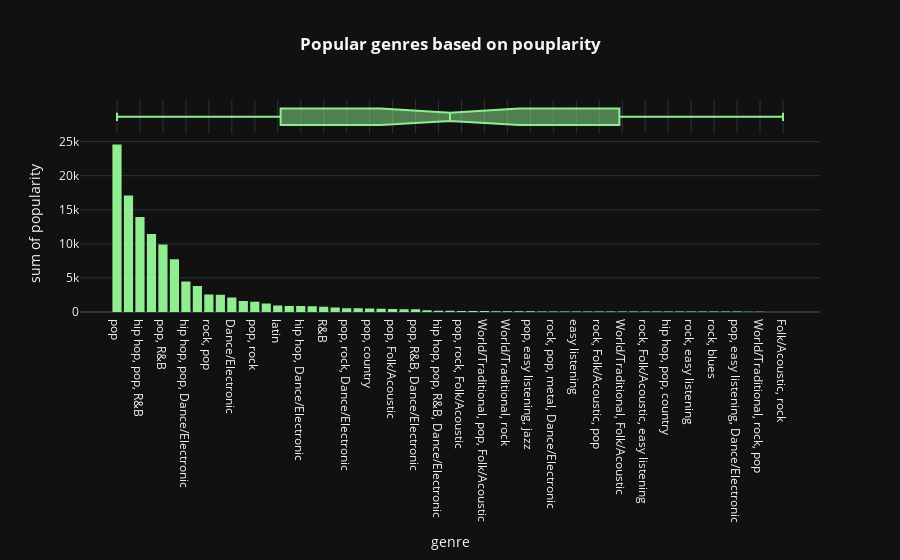

The code cell stored with this chart in its notebook:
### Code cell
fig=px.histogram(df.groupby('genre',as_index=False).sum().sort_values(by='popularity',ascending=False),x='genre',y='popularity',color_discrete_sequence=['lightgreen'],template='plotly_dark',marginal='box',title='<b>Popular genres based on pouplarity</b>')
fig.update_layout(title_x=0.5)

### Figure 1 — Plotly figure (JSON) as saved in the notebook; plotly's stock layout.template omitted (floating-point values rounded to 4 significant figures)
{"data": [{"bingroup": "x", "histfunc": "sum", "hovertemplate": "genre=%{x}<br>sum of popularity=%{y}<extra></extra>", "legendgroup": "", "marker": {"color": "lightgreen", "pattern": {"shape": ""}}, "name": "", "orientation": "v", "showlegend": false, "type": "histogram", "x": ["pop", "hip hop, pop", "hip hop, pop, R&B", "pop, Dance/Electronic", "pop, R&B", "hip hop", "hip hop, pop, Dance/Electronic", "rock", "rock, pop", "rock, metal", "Dance/Electronic", "pop, latin", "pop, rock", "set()", "latin", "hip hop, pop, latin", "hip hop, Dance/Electronic", "pop, rock, metal", "R&B", "metal", "pop, rock, Dance/Electronic", "hip hop, pop, rock", "pop, country", "country", "pop, Folk/Acoustic", "rock, pop, Dance/Electronic", "pop, R&B, Dance/Electronic", "rock, pop, metal", "hip hop, pop, R&B, Dance/Electronic", "hip hop, R&B", "pop, rock, Folk/Acoustic", "Folk/Acoustic, pop", "World/Traditional, pop, Folk/Acoustic", "rock, blues, latin", "World/Traditional, rock", "World/Traditional, hip hop", "pop, easy listening, jazz", "hip hop, pop, R&B, latin", "rock, pop, metal, Dance/Electronic", "hip hop, rock, pop", "easy listening", "hip hop, latin, Dance/Electronic", "rock, Folk/Acoustic, pop", "hip hop, country", "World/Traditional, Folk/Acoustic", "Folk/Acoustic, rock, pop", "rock, Folk/Acoustic, easy listening", "rock, classical", "hip hop, pop, country", "World/Traditional, pop", "rock, easy listening", "pop, R&B, easy listening", "rock, blues", "rock, R&B, Folk/Acoustic, pop", "pop, easy listening, Dance/Electronic", "rock, Dance/Electronic", "World/Traditional, rock, pop", "country, latin", "Folk/Acoustic, rock"], "xaxis": "x", "y": [24580, 17100, 13926, 11448, 9900, 7757, 4466, 3805, 2574, 2539, 2122, 1613, 1500, 1264, 936, 893, 889, 826, 786, 648, 559, 550, 527, 466, 424, 411, 404, 242, 193, 191, 158, 156, 135, 123, 120, 118, 115, 77, 76, 75, 72, 72, 71, 69, 69, 68, 65, 63, 62, 61, 60, 60, 59, 58, 58, 54, 35, 0, 0], "yaxis": "y"}, {"hovertemplate": "genre=%{x}<extra></extra>", "legendgroup": "", "marker": {"color": "lightgreen"}, "name": "", "notched": true, "showlegend": false, "type": "box", "x": ["pop", "hip hop, pop", "hip hop, pop, R&B", "pop, Dance/Electronic", "pop, R&B", "hip hop", "hip hop, pop, Dance/Electronic", "rock", "rock, pop", "rock, metal", "Dance/Electronic", "pop, latin", "pop, rock", "set()", "latin", "hip hop, pop, latin", "hip hop, Dance/Electronic", "pop, rock, metal", "R&B", "metal", "pop, rock, Dance/Electronic", "hip hop, pop, rock", "pop, country", "country", "pop, Folk/Acoustic", "rock, pop, Dance/Electronic", "pop, R&B, Dance/Electronic", "rock, pop, metal", "hip hop, pop, R&B, Dance/Electronic", "hip hop, R&B", "pop, rock, Folk/Acoustic", "Folk/Acoustic, pop", "World/Traditional, pop, Folk/Acoustic", "rock, blues, latin", "World/Traditional, rock", "World/Traditional, hip hop", "pop, easy listening, jazz", "hip hop, pop, R&B, latin", "rock, pop, metal, Dance/Electronic", "hip hop, rock, pop", "easy listening", "hip hop, latin, Dance/Electronic", "rock, Folk/Acoustic, pop", "hip hop, country", "World/Traditional, Folk/Acoustic", "Folk/Acoustic, rock, pop", "rock, Folk/Acoustic, easy listening", "rock, classical", "hip hop, pop, country", "World/Traditional, pop", "rock, easy listening", "pop, R&B, easy listening", "rock, blues", "rock, R&B, Folk/Acoustic, pop", "pop, easy listening, Dance/Electronic", "rock, Dance/Electronic", "World/Traditional, rock, pop", "country, latin", "Folk/Acoustic, rock"], "xaxis": "x2", "yaxis": "y2"}], "layout": {"barmode": "relative", "legend": {"tracegroupgap": 0}, "title": {"text": "<b>Popular genres based on pouplarity</b>", "x": 0.5}, "xaxis": {"anchor": "y", "domain": [0, 1], "title": {"text": "genre"}}, "xaxis2": {"anchor": "y2", "domain": [0, 1], "matches": "x", "showgrid": true, "showticklabels": false}, "yaxis": {"anchor": "x", "domain": [0, 0.8316], "title": {"text": "sum of popularity"}}, "yaxis2": {"anchor": "x2", "domain": [0.8416, 1], "matches": "y2", "showgrid": false, "showline": false, "showticklabels": false, "ticks": ""}}}
